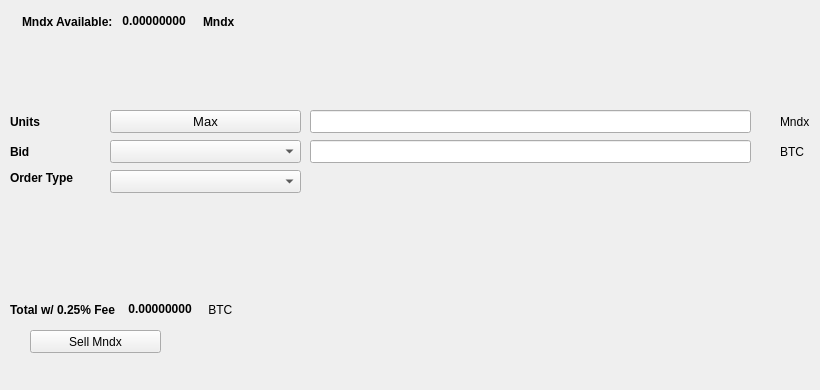
   <widget class="QWidget" name="SellTab">
    <attribute name="title">
     <string>Sell</string>
    </attribute>
    <widget class="QLabel" name="label_16">
     <property name="geometry">
      <rect>
       <x>780</x>
       <y>140</y>
       <width>31</width>
       <height>23</height>
      </rect>
     </property>
     <property name="text">
      <string>BTC</string>
     </property>
    </widget>
    <widget class="QComboBox" name="SellBidcomboBox">
     <property name="geometry">
      <rect>
       <x>110</x>
       <y>140</y>
       <width>191</width>
       <height>23</height>
      </rect>
     </property>
     <property name="font">
      <font>
       <pointsize>10</pointsize>
      </font>
     </property>
    </widget>
    <widget class="QLabel" name="label_18">
     <property name="geometry">
      <rect>
       <x>10</x>
       <y>110</y>
       <width>46</width>
       <height>23</height>
      </rect>
     </property>
     <property name="font">
      <font>
       <weight>75</weight>
       <bold>true</bold>
      </font>
     </property>
     <property name="text">
      <string>Units</string>
     </property>
    </widget>
    <widget class="QPushButton" name="Sell_Max_Amount">
     <property name="geometry">
      <rect>
       <x>110</x>
       <y>110</y>
       <width>191</width>
       <height>23</height>
      </rect>
     </property>
     <property name="font">
      <font>
       <pointsize>10</pointsize>
      </font>
     </property>
     <property name="text">
      <string>Max</string>
     </property>
    </widget>
    <widget class="QLabel" name="label_20">
     <property name="geometry">
      <rect>
       <x>10</x>
       <y>170</y>
       <width>91</width>
       <height>16</height>
      </rect>
     </property>
     <property name="font">
      <font>
       <weight>75</weight>
       <bold>true</bold>
      </font>
     </property>
     <property name="text">
      <string>Order Type</string>
     </property>
    </widget>
    <widget class="QComboBox" name="SellOrdertypeCombo">
     <property name="geometry">
      <rect>
       <x>110</x>
       <y>170</y>
       <width>191</width>
       <height>23</height>
      </rect>
     </property>
     <property name="font">
      <font>
       <pointsize>10</pointsize>
      </font>
     </property>
    </widget>
    <widget class="QLabel" name="label_21">
     <property name="geometry">
      <rect>
       <x>10</x>
       <y>140</y>
       <width>46</width>
       <height>23</height>
      </rect>
     </property>
     <property name="font">
      <font>
       <weight>75</weight>
       <bold>true</bold>
      </font>
     </property>
     <property name="text">
      <string>Bid</string>
     </property>
    </widget>
    <widget class="QLabel" name="label_22">
     <property name="geometry">
      <rect>
       <x>780</x>
       <y>110</y>
       <width>31</width>
       <height>23</height>
      </rect>
     </property>
     <property name="text">
      <string>Mndx</string>
     </property>
    </widget>
    <widget class="QLineEdit" name="UnitsInputMndx">
     <property name="geometry">
      <rect>
       <x>310</x>
       <y>110</y>
       <width>441</width>
       <height>23</height>
      </rect>
     </property>
     <property name="font">
      <font>
       <pointsize>9</pointsize>
       <weight>75</weight>
       <bold>true</bold>
      </font>
     </property>
    </widget>
    <widget class="QLineEdit" name="SellBidPriceEdit">
     <property name="geometry">
      <rect>
       <x>310</x>
       <y>140</y>
       <width>441</width>
       <height>23</height>
      </rect>
     </property>
     <property name="font">
      <font>
       <pointsize>9</pointsize>
       <weight>75</weight>
       <bold>true</bold>
      </font>
     </property>
    </widget>
    <widget class="QPushButton" name="SellMndxBTN">
     <property name="geometry">
      <rect>
       <x>30</x>
       <y>330</y>
       <width>131</width>
       <height>23</height>
      </rect>
     </property>
     <property name="text">
      <string>Sell Mndx</string>
     </property>
     <property name="icon">
      <iconset resource="../mndx">
       <normaloff>:/icons/bitcoin</normaloff>:/icons/bitcoin</iconset>
     </property>
    </widget>
    <widget class="QWidget" name="layoutWidget3">
     <property name="geometry">
      <rect>
       <x>22</x>
       <y>12</y>
       <width>258</width>
       <height>19</height>
      </rect>
     </property>
     <layout class="QHBoxLayout" name="horizontalLayout">
      <item>
       <widget class="QLabel" name="label232_2">
        <property name="font">
         <font>
          <weight>75</weight>
          <bold>true</bold>
         </font>
        </property>
        <property name="text">
         <string>Mndx Available:</string>
        </property>
       </widget>
      </item>
      <item>
       <widget class="QLabel" name="MndxAvailableLabel">
        <property name="palette">
         <palette>
          <active>
           <colorrole role="WindowText">
            <brush brushstyle="SolidPattern">
             <color alpha="255">
              <red>0</red>
              <green>0</green>
              <blue>0</blue>
             </color>
            </brush>
           </colorrole>
           <colorrole role="Button">
            <brush brushstyle="SolidPattern">
             <color alpha="255">
              <red>0</red>
              <green>170</green>
              <blue>0</blue>
             </color>
            </brush>
           </colorrole>
           <colorrole role="Light">
            <brush brushstyle="SolidPattern">
             <color alpha="255">
              <red>0</red>
              <green>255</green>
              <blue>0</blue>
             </color>
            </brush>
           </colorrole>
           <colorrole role="Midlight">
            <brush brushstyle="SolidPattern">
             <color alpha="255">
              <red>0</red>
              <green>212</green>
              <blue>0</blue>
             </color>
            </brush>
           </colorrole>
           <colorrole role="Dark">
            <brush brushstyle="SolidPattern">
             <color alpha="255">
              <red>0</red>
              <green>85</green>
              <blue>0</blue>
             </color>
            </brush>
           </colorrole>
           <colorrole role="Mid">
            <brush brushstyle="SolidPattern">
             <color alpha="255">
              <red>0</red>
              <green>113</green>
              <blue>0</blue>
             </color>
            </brush>
           </colorrole>
           <colorrole role="Text">
            <brush brushstyle="SolidPattern">
             <color alpha="255">
              <red>0</red>
              <green>170</green>
              <blue>0</blue>
             </color>
            </brush>
           </colorrole>
           <colorrole role="BrightText">
            <brush brushstyle="SolidPattern">
             <color alpha="255">
              <red>255</red>
              <green>255</green>
              <blue>255</blue>
             </color>
            </brush>
           </colorrole>
           <colorrole role="ButtonText">
            <brush brushstyle="SolidPattern">
             <color alpha="255">
              <red>0</red>
              <green>0</green>
              <blue>0</blue>
             </color>
            </brush>
           </colorrole>
           <colorrole role="Base">
            <brush brushstyle="SolidPattern">
             <color alpha="255">
              <red>255</red>
              <green>255</green>
              <blue>255</blue>
             </color>
            </brush>
           </colorrole>
           <colorrole role="Window">
            <brush brushstyle="SolidPattern">
             <color alpha="255">
              <red>0</red>
              <green>170</green>
              <blue>0</blue>
             </color>
            </brush>
           </colorrole>
           <colorrole role="Shadow">
            <brush brushstyle="SolidPattern">
             <color alpha="255">
              <red>0</red>
              <green>0</green>
              <blue>0</blue>
             </color>
            </brush>
           </colorrole>
           <colorrole role="AlternateBase">
            <brush brushstyle="SolidPattern">
             <color alpha="255">
              <red>127</red>
              <green>212</green>
              <blue>127</blue>
             </color>
            </brush>
           </colorrole>
           <colorrole role="ToolTipBase">
            <brush brushstyle="SolidPattern">
             <color alpha="255">
              <red>255</red>
              <green>255</green>
              <blue>220</blue>
             </color>
            </brush>
           </colorrole>
           <colorrole role="ToolTipText">
            <brush brushstyle="SolidPattern">
             <color alpha="255">
              <red>0</red>
              <green>0</green>
              <blue>0</blue>
             </color>
            </brush>
           </colorrole>
          </active>
          <inactive>
           <colorrole role="WindowText">
            <brush brushstyle="SolidPattern">
             <color alpha="255">
              <red>0</red>
              <green>0</green>
              <blue>0</blue>
             </color>
            </brush>
           </colorrole>
           <colorrole role="Button">
            <brush brushstyle="SolidPattern">
             <color alpha="255">
              <red>0</red>
              <green>170</green>
              <blue>0</blue>
             </color>
            </brush>
           </colorrole>
           <colorrole role="Light">
            <brush brushstyle="SolidPattern">
             <color alpha="255">
              <red>0</red>
              <green>255</green>
              <blue>0</blue>
             </color>
            </brush>
           </colorrole>
           <colorrole role="Midlight">
            <brush brushstyle="SolidPattern">
             <color alpha="255">
              <red>0</red>
              <green>212</green>
              <blue>0</blue>
             </color>
            </brush>
           </colorrole>
           <colorrole role="Dark">
            <brush brushstyle="SolidPattern">
             <color alpha="255">
              <red>0</red>
              <green>85</green>
              <blue>0</blue>
             </color>
            </brush>
           </colorrole>
           <colorrole role="Mid">
            <brush brushstyle="SolidPattern">
             <color alpha="255">
              <red>0</red>
              <green>113</green>
              <blue>0</blue>
             </color>
            </brush>
           </colorrole>
           <colorrole role="Text">
            <brush brushstyle="SolidPattern">
             <color alpha="255">
              <red>0</red>
              <green>170</green>
              <blue>0</blue>
             </color>
            </brush>
           </colorrole>
           <colorrole role="BrightText">
            <brush brushstyle="SolidPattern">
             <color alpha="255">
              <red>255</red>
              <green>255</green>
              <blue>255</blue>
             </color>
            </brush>
           </colorrole>
           <colorrole role="ButtonText">
            <brush brushstyle="SolidPattern">
             <color alpha="255">
              <red>0</red>
              <green>0</green>
              <blue>0</blue>
             </color>
            </brush>
           </colorrole>
           <colorrole role="Base">
            <brush brushstyle="SolidPattern">
             <color alpha="255">
              <red>255</red>
              <green>255</green>
              <blue>255</blue>
             </color>
            </brush>
           </colorrole>
           <colorrole role="Window">
            <brush brushstyle="SolidPattern">
             <color alpha="255">
              <red>0</red>
              <green>170</green>
              <blue>0</blue>
             </color>
            </brush>
           </colorrole>
           <colorrole role="Shadow">
            <brush brushstyle="SolidPattern">
             <color alpha="255">
              <red>0</red>
              <green>0</green>
              <blue>0</blue>
             </color>
            </brush>
           </colorrole>
           <colorrole role="AlternateBase">
            <brush brushstyle="SolidPattern">
             <color alpha="255">
              <red>127</red>
              <green>212</green>
              <blue>127</blue>
             </color>
            </brush>
           </colorrole>
           <colorrole role="ToolTipBase">
            <brush brushstyle="SolidPattern">
             <color alpha="255">
              <red>255</red>
              <green>255</green>
              <blue>220</blue>
             </color>
            </brush>
           </colorrole>
           <colorrole role="ToolTipText">
            <brush brushstyle="SolidPattern">
             <color alpha="255">
              <red>0</red>
              <green>0</green>
              <blue>0</blue>
             </color>
            </brush>
           </colorrole>
          </inactive>
          <disabled>
           <colorrole role="WindowText">
            <brush brushstyle="SolidPattern">
             <color alpha="255">
              <red>0</red>
              <green>85</green>
              <blue>0</blue>
             </color>
            </brush>
           </colorrole>
           <colorrole role="Button">
            <brush brushstyle="SolidPattern">
             <color alpha="255">
              <red>0</red>
              <green>170</green>
              <blue>0</blue>
             </color>
            </brush>
           </colorrole>
           <colorrole role="Light">
            <brush brushstyle="SolidPattern">
             <color alpha="255">
              <red>0</red>
              <green>255</green>
              <blue>0</blue>
             </color>
            </brush>
           </colorrole>
           <colorrole role="Midlight">
            <brush brushstyle="SolidPattern">
             <color alpha="255">
              <red>0</red>
              <green>212</green>
              <blue>0</blue>
             </color>
            </brush>
           </colorrole>
           <colorrole role="Dark">
            <brush brushstyle="SolidPattern">
             <color alpha="255">
              <red>0</red>
              <green>85</green>
              <blue>0</blue>
             </color>
            </brush>
           </colorrole>
           <colorrole role="Mid">
            <brush brushstyle="SolidPattern">
             <color alpha="255">
              <red>0</red>
              <green>113</green>
              <blue>0</blue>
             </color>
            </brush>
           </colorrole>
           <colorrole role="Text">
            <brush brushstyle="SolidPattern">
             <color alpha="255">
              <red>0</red>
              <green>85</green>
              <blue>0</blue>
             </color>
            </brush>
           </colorrole>
           <colorrole role="BrightText">
            <brush brushstyle="SolidPattern">
             <color alpha="255">
              <red>255</red>
              <green>255</green>
              <blue>255</blue>
             </color>
            </brush>
           </colorrole>
           <colorrole role="ButtonText">
            <brush brushstyle="SolidPattern">
             <color alpha="255">
              <red>0</red>
              <green>85</green>
              <blue>0</blue>
             </color>
            </brush>
           </colorrole>
           <colorrole role="Base">
            <brush brushstyle="SolidPattern">
             <color alpha="255">
              <red>0</red>
              <green>170</green>
              <blue>0</blue>
             </color>
            </brush>
           </colorrole>
           <colorrole role="Window">
            <brush brushstyle="SolidPattern">
             <color alpha="255">
              <red>0</red>
              <green>170</green>
              <blue>0</blue>
             </color>
            </brush>
           </colorrole>
           <colorrole role="Shadow">
            <brush brushstyle="SolidPattern">
             <color alpha="255">
              <red>0</red>
              <green>0</green>
              <blue>0</blue>
             </color>
            </brush>
           </colorrole>
           <colorrole role="AlternateBase">
            <brush brushstyle="SolidPattern">
             <color alpha="255">
              <red>0</red>
              <green>170</green>
              <blue>0</blue>
             </color>
            </brush>
           </colorrole>
           <colorrole role="ToolTipBase">
            <brush brushstyle="SolidPattern">
             <color alpha="255">
              <red>255</red>
              <green>255</green>
              <blue>220</blue>
             </color>
            </brush>
           </colorrole>
           <colorrole role="ToolTipText">
            <brush brushstyle="SolidPattern">
             <color alpha="255">
              <red>0</red>
              <green>0</green>
              <blue>0</blue>
             </color>
            </brush>
           </colorrole>
          </disabled>
         </palette>
        </property>
        <property name="font">
         <font>
          <weight>75</weight>
          <bold>true</bold>
         </font>
        </property>
        <property name="text">
         <string> 0.00000000 </string>
        </property>
        <property name="textInteractionFlags">
         <set>Qt::LinksAccessibleByMouse|Qt::TextSelectableByKeyboard|Qt::TextSelectableByMouse</set>
        </property>
       </widget>
      </item>
      <item>
       <widget class="QLabel" name="labelMndx">
        <property name="font">
         <font>
          <weight>75</weight>
          <bold>true</bold>
         </font>
        </property>
        <property name="text">
         <string>Mndx</string>
        </property>
       </widget>
      </item>
     </layout>
    </widget>
    <widget class="QWidget" name="layoutWidget">
     <property name="geometry">
      <rect>
       <x>10</x>
       <y>300</y>
       <width>268</width>
       <height>19</height>
      </rect>
     </property>
     <layout class="QHBoxLayout" name="horizontalLayout_2">
      <item>
       <widget class="QLabel" name="label_19">
        <property name="font">
         <font>
          <weight>75</weight>
          <bold>true</bold>
         </font>
        </property>
        <property name="text">
         <string>Total w/ 0.25% Fee </string>
        </property>
       </widget>
      </item>
      <item>
       <widget class="QLabel" name="SellCostLabel">
        <property name="palette">
         <palette>
          <active>
           <colorrole role="WindowText">
            <brush brushstyle="SolidPattern">
             <color alpha="255">
              <red>0</red>
              <green>0</green>
              <blue>0</blue>
             </color>
            </brush>
           </colorrole>
           <colorrole role="Button">
            <brush brushstyle="SolidPattern">
             <color alpha="255">
              <red>0</red>
              <green>170</green>
              <blue>0</blue>
             </color>
            </brush>
           </colorrole>
           <colorrole role="Light">
            <brush brushstyle="SolidPattern">
             <color alpha="255">
              <red>0</red>
              <green>255</green>
              <blue>0</blue>
             </color>
            </brush>
           </colorrole>
           <colorrole role="Midlight">
            <brush brushstyle="SolidPattern">
             <color alpha="255">
              <red>0</red>
              <green>212</green>
              <blue>0</blue>
             </color>
            </brush>
           </colorrole>
           <colorrole role="Dark">
            <brush brushstyle="SolidPattern">
             <color alpha="255">
              <red>0</red>
              <green>85</green>
              <blue>0</blue>
             </color>
            </brush>
           </colorrole>
           <colorrole role="Mid">
            <brush brushstyle="SolidPattern">
             <color alpha="255">
              <red>0</red>
              <green>113</green>
              <blue>0</blue>
             </color>
            </brush>
           </colorrole>
           <colorrole role="Text">
            <brush brushstyle="SolidPattern">
             <color alpha="255">
              <red>0</red>
              <green>170</green>
              <blue>0</blue>
             </color>
            </brush>
           </colorrole>
           <colorrole role="BrightText">
            <brush brushstyle="SolidPattern">
             <color alpha="255">
              <red>255</red>
              <green>255</green>
              <blue>255</blue>
             </color>
            </brush>
           </colorrole>
           <colorrole role="ButtonText">
            <brush brushstyle="SolidPattern">
             <color alpha="255">
              <red>0</red>
              <green>0</green>
              <blue>0</blue>
             </color>
            </brush>
           </colorrole>
           <colorrole role="Base">
            <brush brushstyle="SolidPattern">
             <color alpha="255">
              <red>255</red>
              <green>255</green>
              <blue>255</blue>
             </color>
            </brush>
           </colorrole>
           <colorrole role="Window">
            <brush brushstyle="SolidPattern">
             <color alpha="255">
              <red>0</red>
              <green>170</green>
              <blue>0</blue>
             </color>
            </brush>
           </colorrole>
           <colorrole role="Shadow">
            <brush brushstyle="SolidPattern">
             <color alpha="255">
              <red>0</red>
              <green>0</green>
              <blue>0</blue>
             </color>
            </brush>
           </colorrole>
           <colorrole role="AlternateBase">
            <brush brushstyle="SolidPattern">
             <color alpha="255">
              <red>127</red>
              <green>212</green>
              <blue>127</blue>
             </color>
            </brush>
           </colorrole>
           <colorrole role="ToolTipBase">
            <brush brushstyle="SolidPattern">
             <color alpha="255">
              <red>255</red>
              <green>255</green>
              <blue>220</blue>
             </color>
            </brush>
           </colorrole>
           <colorrole role="ToolTipText">
            <brush brushstyle="SolidPattern">
             <color alpha="255">
              <red>0</red>
              <green>0</green>
              <blue>0</blue>
             </color>
            </brush>
           </colorrole>
          </active>
          <inactive>
           <colorrole role="WindowText">
            <brush brushstyle="SolidPattern">
             <color alpha="255">
              <red>0</red>
              <green>0</green>
              <blue>0</blue>
             </color>
            </brush>
           </colorrole>
           <colorrole role="Button">
            <brush brushstyle="SolidPattern">
             <color alpha="255">
              <red>0</red>
              <green>170</green>
              <blue>0</blue>
             </color>
            </brush>
           </colorrole>
           <colorrole role="Light">
            <brush brushstyle="SolidPattern">
             <color alpha="255">
              <red>0</red>
              <green>255</green>
              <blue>0</blue>
             </color>
            </brush>
           </colorrole>
           <colorrole role="Midlight">
            <brush brushstyle="SolidPattern">
             <color alpha="255">
              <red>0</red>
              <green>212</green>
              <blue>0</blue>
             </color>
            </brush>
           </colorrole>
           <colorrole role="Dark">
            <brush brushstyle="SolidPattern">
             <color alpha="255">
              <red>0</red>
              <green>85</green>
              <blue>0</blue>
             </color>
            </brush>
           </colorrole>
           <colorrole role="Mid">
            <brush brushstyle="SolidPattern">
             <color alpha="255">
              <red>0</red>
              <green>113</green>
              <blue>0</blue>
             </color>
            </brush>
           </colorrole>
           <colorrole role="Text">
            <brush brushstyle="SolidPattern">
             <color alpha="255">
              <red>0</red>
              <green>170</green>
              <blue>0</blue>
             </color>
            </brush>
           </colorrole>
           <colorrole role="BrightText">
            <brush brushstyle="SolidPattern">
             <color alpha="255">
              <red>255</red>
              <green>255</green>
              <blue>255</blue>
             </color>
            </brush>
           </colorrole>
           <colorrole role="ButtonText">
            <brush brushstyle="SolidPattern">
             <color alpha="255">
              <red>0</red>
              <green>0</green>
              <blue>0</blue>
             </color>
            </brush>
           </colorrole>
           <colorrole role="Base">
            <brush brushstyle="SolidPattern">
             <color alpha="255">
              <red>255</red>
              <green>255</green>
              <blue>255</blue>
             </color>
            </brush>
           </colorrole>
           <colorrole role="Window">
            <brush brushstyle="SolidPattern">
             <color alpha="255">
              <red>0</red>
              <green>170</green>
              <blue>0</blue>
             </color>
            </brush>
           </colorrole>
           <colorrole role="Shadow">
            <brush brushstyle="SolidPattern">
             <color alpha="255">
              <red>0</red>
              <green>0</green>
              <blue>0</blue>
             </color>
            </brush>
           </colorrole>
           <colorrole role="AlternateBase">
            <brush brushstyle="SolidPattern">
             <color alpha="255">
              <red>127</red>
              <green>212</green>
              <blue>127</blue>
             </color>
            </brush>
           </colorrole>
           <colorrole role="ToolTipBase">
            <brush brushstyle="SolidPattern">
             <color alpha="255">
              <red>255</red>
              <green>255</green>
              <blue>220</blue>
             </color>
            </brush>
           </colorrole>
           <colorrole role="ToolTipText">
            <brush brushstyle="SolidPattern">
             <color alpha="255">
              <red>0</red>
              <green>0</green>
              <blue>0</blue>
             </color>
            </brush>
           </colorrole>
          </inactive>
          <disabled>
           <colorrole role="WindowText">
            <brush brushstyle="SolidPattern">
             <color alpha="255">
              <red>0</red>
              <green>85</green>
              <blue>0</blue>
             </color>
            </brush>
           </colorrole>
           <colorrole role="Button">
            <brush brushstyle="SolidPattern">
             <color alpha="255">
              <red>0</red>
              <green>170</green>
              <blue>0</blue>
             </color>
            </brush>
           </colorrole>
           <colorrole role="Light">
            <brush brushstyle="SolidPattern">
             <color alpha="255">
              <red>0</red>
              <green>255</green>
              <blue>0</blue>
             </color>
            </brush>
           </colorrole>
           <colorrole role="Midlight">
            <brush brushstyle="SolidPattern">
             <color alpha="255">
              <red>0</red>
              <green>212</green>
              <blue>0</blue>
             </color>
            </brush>
           </colorrole>
           <colorrole role="Dark">
            <brush brushstyle="SolidPattern">
             <color alpha="255">
              <red>0</red>
              <green>85</green>
              <blue>0</blue>
             </color>
            </brush>
           </colorrole>
           <colorrole role="Mid">
            <brush brushstyle="SolidPattern">
             <color alpha="255">
              <red>0</red>
              <green>113</green>
              <blue>0</blue>
             </color>
            </brush>
           </colorrole>
           <colorrole role="Text">
            <brush brushstyle="SolidPattern">
             <color alpha="255">
              <red>0</red>
              <green>85</green>
              <blue>0</blue>
             </color>
            </brush>
           </colorrole>
           <colorrole role="BrightText">
            <brush brushstyle="SolidPattern">
             <color alpha="255">
              <red>255</red>
              <green>255</green>
              <blue>255</blue>
             </color>
            </brush>
           </colorrole>
           <colorrole role="ButtonText">
            <brush brushstyle="SolidPattern">
             <color alpha="255">
              <red>0</red>
              <green>85</green>
              <blue>0</blue>
             </color>
            </brush>
           </colorrole>
           <colorrole role="Base">
            <brush brushstyle="SolidPattern">
             <color alpha="255">
              <red>0</red>
              <green>170</green>
              <blue>0</blue>
             </color>
            </brush>
           </colorrole>
           <colorrole role="Window">
            <brush brushstyle="SolidPattern">
             <color alpha="255">
              <red>0</red>
              <green>170</green>
              <blue>0</blue>
             </color>
            </brush>
           </colorrole>
           <colorrole role="Shadow">
            <brush brushstyle="SolidPattern">
             <color alpha="255">
              <red>0</red>
              <green>0</green>
              <blue>0</blue>
             </color>
            </brush>
           </colorrole>
           <colorrole role="AlternateBase">
            <brush brushstyle="SolidPattern">
             <color alpha="255">
              <red>0</red>
              <green>170</green>
              <blue>0</blue>
             </color>
            </brush>
           </colorrole>
           <colorrole role="ToolTipBase">
            <brush brushstyle="SolidPattern">
             <color alpha="255">
              <red>255</red>
              <green>255</green>
              <blue>220</blue>
             </color>
            </brush>
           </colorrole>
           <colorrole role="ToolTipText">
            <brush brushstyle="SolidPattern">
             <color alpha="255">
              <red>0</red>
              <green>0</green>
              <blue>0</blue>
             </color>
            </brush>
           </colorrole>
          </disabled>
         </palette>
        </property>
        <property name="font">
         <font>
          <weight>75</weight>
          <bold>true</bold>
         </font>
        </property>
        <property name="autoFillBackground">
         <bool>false</bool>
        </property>
        <property name="text">
         <string> 0.00000000</string>
        </property>
        <property name="textInteractionFlags">
         <set>Qt::LinksAccessibleByMouse|Qt::TextSelectableByMouse</set>
        </property>
       </widget>
      </item>
      <item>
       <widget class="QLabel" name="label_17">
        <property name="font">
         <font>
          <weight>50</weight>
          <bold>false</bold>
         </font>
        </property>
        <property name="text">
         <string> BTC</string>
        </property>
       </widget>
      </item>
     </layout>
    </widget>
    <widget class="QLabel" name="label_23">
     <property name="geometry">
      <rect>
       <x>460</x>
       <y>300</y>
       <width>281</width>
       <height>81</height>
      </rect>
     </property>
     <property name="text">
      <string/>
     </property>
     <property name="pixmap">
      <pixmap>:/images/bittrex</pixmap>
     </property>
    </widget>
   </widget>
